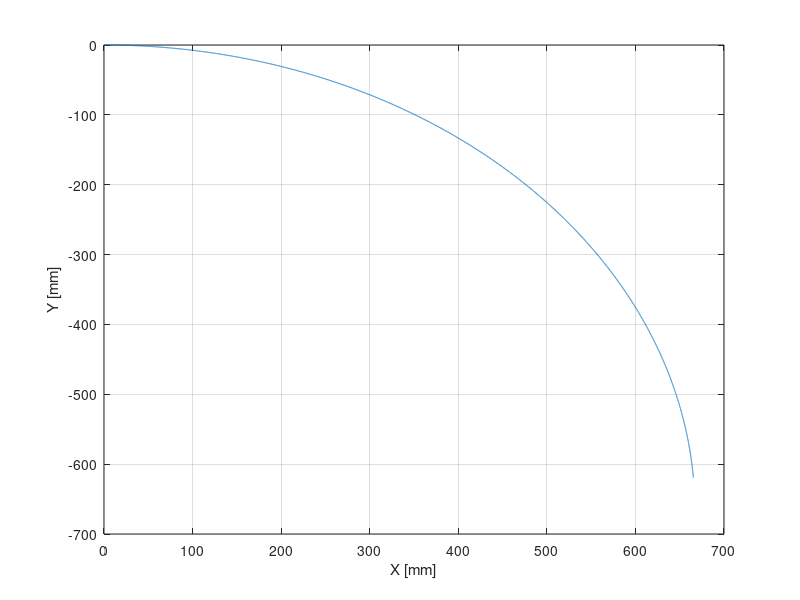

This chart was generated by the following MATLAB code:
global q E Bz

q = -1; % e, charge of the electron
P = 100; % MeV/c, total momentum
Bz = -0.5; % T
m = 0.5109989499985809; % MeV/c^2, rest mass of the electron
E = hypot(m, P); % MeV, total energy (constant of motion)
v = P/E; % c, electron velocity

function Xdot = f(X,t) % t is in mm/c
    global q E Bz
    x = X(1); % mm
    y = X(2); % mm
    Px = X(3); % MeV/c
    Py = X(4); % MeV/c
    vx = Px/E; % c
    vy = Py/E; % c
    Xdot(1) = vx; % c
    Xdot(2) = vy; % c
    Xdot(3) =  q*Bz*vy * 0.299792458; % MeV/mm (e*c*T = 0.299792458 MeV/mm)
    Xdot(4) = -q*Bz*vx * 0.299792458; % MeV/mm
endfunction

t_max = 1000; % mm/c
nsteps = 10000; % number of steps
t = linspace (0, t_max, nsteps); % mm/c, time axis

% initial conditions
x = 0;
y = 0;
Px = P;
Py = 0;
X = lsode (@f, [ x y Px Py ], t);

figure(1)
plot(X(:,1), X(:,2))
xlabel('X [mm]');
ylabel('Y [mm]');
grid
